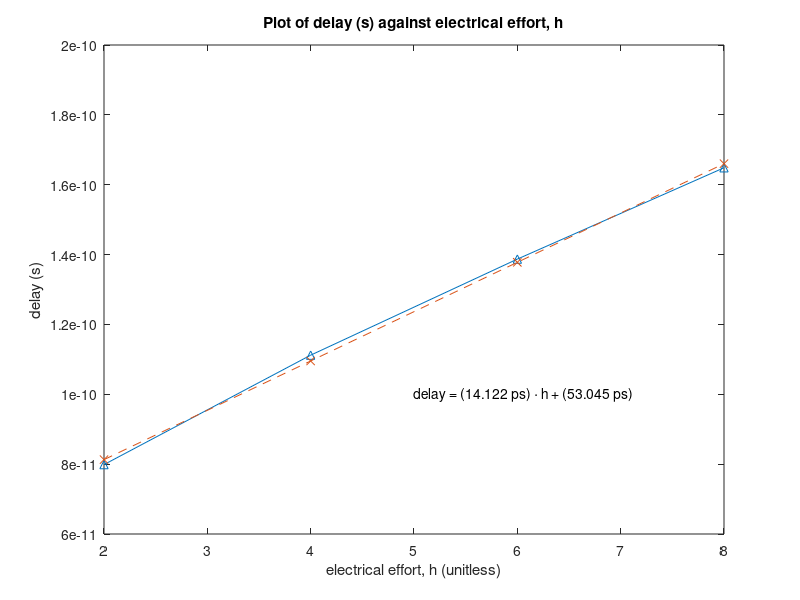

The MATLAB script that drew this image:
%{
This is written by Zhiyang Ong and Andrew Mattheisen for
	EE 577B, SRAM Project - Part 2, Questions 1 and 2

Calibrating the value of \tau, 
%}

rising_delay=[8.498e-11 1.130e-10 1.391e-10 1.634e-10];
%rising_delay=[rising_delay 8.672e-10];
%rising_delay=[rising_delay ]
falling_delay=[7.476e-11 1.094e-10 1.383e-10 1.663e-10];
%falling_delay=[falling_delay 8.048e-10];
%falling_delay=[falling_delay ]
capacitance=(2*0.95840*1e-15) * [2 4 6 8];
%h=capacitance./((2.396*1e-15/1e-6)*4*0.1*1e-6*(16))
h=capacitance./((2.396*1e-15/1e-6)*4*0.1*1e-6*(2))
avg_delay=rising_delay+falling_delay;
avg_delay = 0.5 * avg_delay




[p,err]=polyfit(h,avg_delay,1)
d_fit=polyval(p,h,err);




plot(h,avg_delay,'-^',h,d_fit,'--x')
title('Plot of delay (s) against electrical effort, h')
xlabel('electrical effort, h (unitless)')
ylabel('delay (s)')
text(5,10e-11,'delay = (14.122 ps) \cdot h + (53.045 ps)')
